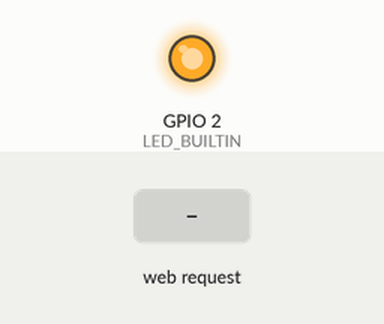
Simulated run of this sketch. Board: ESP32-S3. On the bench: output pins drawn as LEDs (lit = HIGH). The inputs (shaded band) are chosen by the test bench. WiFi joins after 1.5 s; servers stay silent unless stated; what the sketch prints to the serial monitor is not drawn.

Above: at 2.7 s.
2.8 s: HTTP request GET /H received
At 3.4 s:
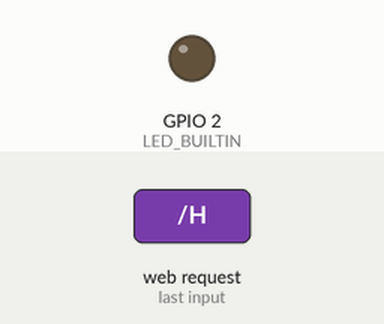
4.3 s: HTTP request GET /L received
At 4.6 s:
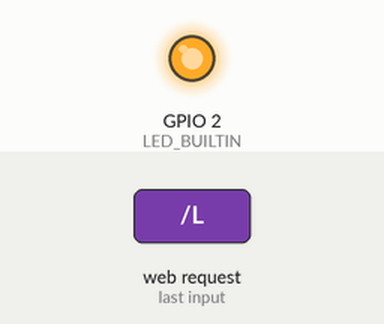
Timing chart, 0 to 7.3 s (numbered marks = the images above; inputs shaded):
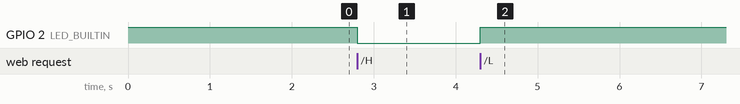

Measured:
- after the input at 2.8 s, GPIO 2 (LED_BUILTIN): HIGH → LOW at once
- after the input at 4.3 s, GPIO 2 (LED_BUILTIN): LOW → HIGH at once

The sketch:

034_web_server.ino
```cpp
/**********************************************************************
* Filename    : 034_web_server
* Description : Building standard "Hello world" webserver
* Step 1: Connect the ESP32 Wrover board to the local network
* Step 2: Turn the ESP32 to server and wait for a client.
* Step 3: Connect with a client and play with build-in led
* Auther      : Alternatives Solutions.
* Modification: 2026/04/12
**********************************************************************/
//ESP32 for now does not support 5G connection

#include <WiFi.h>

//This code will not work unless you update the below const
const char* ssid = "YOUR_SSID";
const char* password = "YOUR_PASSWORD";
//Please update the above const before building this code

const int LED_BUILTIN = 2;

// Create a server on port 80, Web server always use that port
WiFiServer server(80);

void setup() {
  Serial.begin(115200);
  pinMode(LED_BUILTIN, OUTPUT);
  digitalWrite(LED_BUILTIN, HIGH); // turn the LED OFF (Active LOW)

  //connect first to the network
  WiFi.begin(ssid, password);
  while (WL_CONNECTED != WiFi.status()) {
    delay(500);
    Serial.print(".");
  }

  Serial.println("\nWiFi Connected!");
  Serial.print("ESP32 IP Address (Server IP): ");
  Serial.println(WiFi.localIP());
  //Use the server IP in Packet Sender

  server.begin();
  Serial.println("Server started on port 80.");
  Serial.println("Waiting for Connection...");
}

void loop() {
  WiFiClient client = server.available();
  if (client) {
    Serial.println("\n--- New Web Client Connected ---");
    String currentLine = "";
    while(client.connected()) {
      if (client.available()) {
        char c = client.read();
        if ('\n' == c) {
          if (0 == currentLine.length()) {
            buildPage(client);
            break;
          } else {
            currentLine = "";
          }
        } else if ('\r' != c) {
          currentLine += c;
        }

        // Check the request for our commands
        runCommand(currentLine);
      }
    }
    client.stop();
    Serial.println("Client Disconnected.");
  }
}

void buildHTTPHeaders(WiFiClient& client) {
  // HTTP headers always start with a response code
  client.println("HTTP/1.1 200 OK");
  client.println("Content-type:text/html");
  client.println();// Extra newline is mandatory
}

void buildPageContent(WiFiClient& client) {
  client.println("<h1>Karl's ESP32-S3 Server</h1>");
  client.println("<p>Click <a href=\"/H\">here</a> to turn LED ON.</p>");
  client.println("<p>Click <a href=\"/L\">here</a> to turn LED OFF.</p>");
  client.println(); // End the response
}

void buildPage (WiFiClient& client) {
  // build HTTP headers
  buildHTTPHeaders(client);
  // build the actual webpage content
  buildPageContent(client);
}

void runCommand(String cmd) {
//  Serial.print("command:");
//  Serial.println(cmd);
  if (cmd.endsWith("GET /H")) {
    digitalWrite(LED_BUILTIN, LOW); //active LOW
    Serial.println("LED ON");
  }
  if (cmd.endsWith("GET /L")) {
    digitalWrite(LED_BUILTIN, HIGH);  //active LOW
    Serial.println("LED OFF");
  }
}
```
